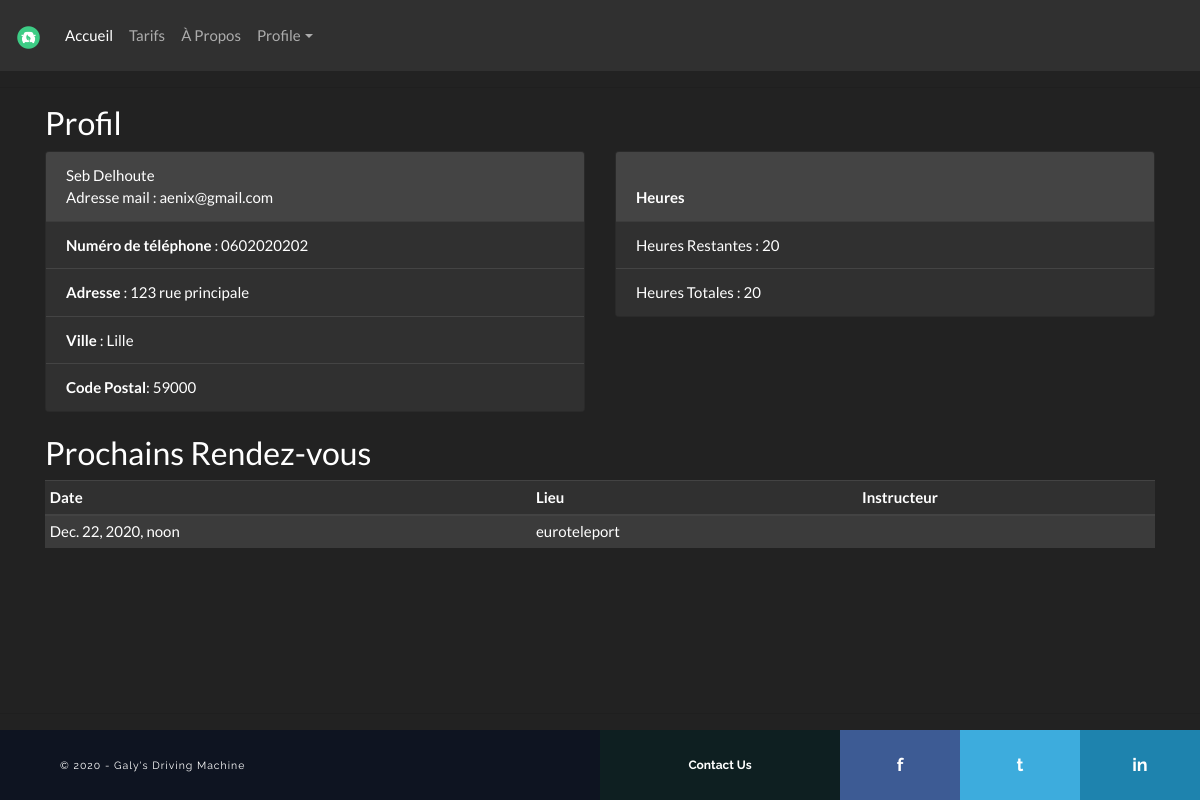
/view_profile/2/ (signed in), run on the app's committed database.
### accounts/models.py (models this page shows, shortened)
class UserInfo(models.Model):
    phone = models.CharField(max_length=255, null=False)
    address = models.CharField(max_length=255, null=False)
    postal_code = models.CharField(max_length=255, null=False)
    city = models.CharField(max_length=255, null=False)
    hours_left = models.IntegerField(null=True)
    hours_total = models.IntegerField(null=True)
    role = models.ForeignKey(Role, null=True, on_delete=models.SET_NULL)
    user = models.OneToOneField(User, null=False, on_delete=models.CASCADE)

class Schedule(models.Model):
    date_start = models.DateTimeField()
    instructor = models.ForeignKey(User, null=True, on_delete=models.CASCADE, related_name='instructor')
    student = models.ForeignKey(User, null=True, on_delete=models.CASCADE, related_name='student')
    place = models.CharField(max_length=255, null=False)

### accounts/views.py (the view)
# urls.py: path('view_profile/<str:pk>/', views.singleProfile, name='single_profile'),
@login_required(login_url='login')
def singleProfile(request, pk):
    group = request.user.groups.all()[0].name
    admin = False
    if group == 'student':
        user = get_user_model().objects.get(id=request.user.id)
        user_info = UserInfo.objects.filter(user_id=request.user.id).first()
        schedule = Schedule.objects.filter(student_id=request.user.id)
    else:
        user = get_user_model().objects.get(id=pk)
        user_info = UserInfo.objects.filter(user_id=pk).first()
        schedule = Schedule.objects.filter(student_id=pk)
    if group == 'admin' or group == 'secretary':
        admin = True
    context = {'user': user, 'user_info': user_info, 'admin': admin, 'schedule': schedule}
    return render(request, 'accounts/profile.html', context)

### accounts/templates/accounts/profile.html (shortened to what this page needs)
{% extends 'accounts/main.html' %}
{% load static %}
{% block style %}
<link rel="stylesheet" href="{% static '/css/profile.css' %}">
<link rel="stylesheet" href="https://use.fontawesome.com/releases/v5.6.1/css/all.css">
{% endblock %}
{% block content %}
<div class="container">
    <h3>Profil</h3>
    <div class="row">
        <div class="col-sm-6">
            <div class="card">
                <div class="card-header">
                    {{user.first_name}} {{user.last_name}}<br> Adresse mail : {{user.email}}
                </div>
                <ul class="list-group list-group-flush">
                    <li class="list-group-item"><b>Numéro de téléphone</b> : {{user_info.phone}}</li>
                    <li class="list-group-item"><b>Adresse</b> : {{user_info.address}}</li>
                    <li class="list-group-item"><b>Ville</b> : {{user_info.city}}</li>
                    <li class="list-group-item"><b>Code Postal</b>: {{user_info.postal_code}}</li>
                </ul>
            </div>
        </div>
        <div class="col-sm-6">
            <div class="card">
                <div class="card-header">
                    <br><b>Heures</b>
                </div>
                <ul class="list-group list-group-flush">
                    <li class="list-group-item">Heures Restantes : {{user_info.hours_left}}</li>
                    <li class="list-group-item">Heures Totales : {{user_info.hours_total}}</li>
                </ul>
            </div>
        </div>
    </div>
    <br>
    <h3>Prochains Rendez-vous</h3>
    <table class="table table-striped table-dark table-sm">
        <thead>
        <tr>
            <th scope="col">Date</th>
            <th scope="col">Lieu</th>
            <th scope="col">Instructeur</th>
        </tr>
        </thead>
        <tbody>
        {% for i in schedule %}
        <tr>
            <td>{{i.date_start}}</td>
            <td>{{i.place}}</td>
            <td>{{i.instructor_id.first_name}}</td>
        </tr>
        {% endfor %}
        </tbody>
    </table>
</div>
{% endblock %}

### static/css/style.css (style rules this page uses)
* { margin: 0; padding: 0; }
html, body { height: 100%; }
body { display: flex; flex-direction: column; }

### data on the page
UserInfo: phone "0602020202", address "123 rue principale", city "Lille", postal_code "59000", hours_left "20", hours_total "20"
Schedule: date_start "Dec. 22, 2020, noon", place "euroteleport"

### other printed values
{{ user.first_name }} "Seb"
{{ user.last_name }} "Delhoute"
{{ user.email }} "aenix@gmail.com"
